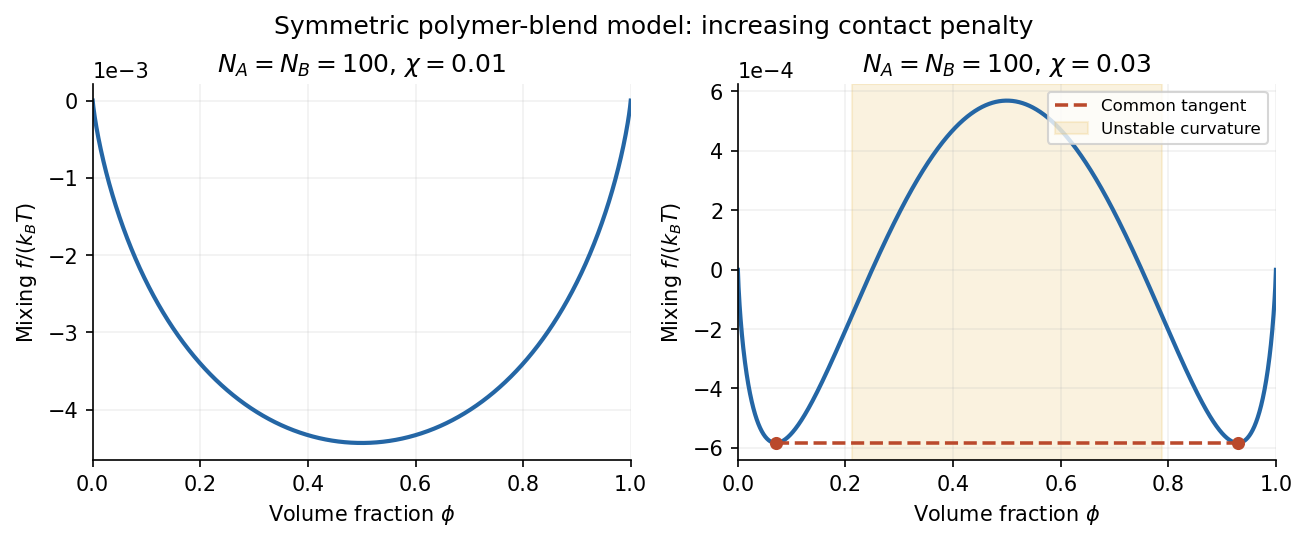

The Python source for this figure:
"""Original explanatory model; no exam image or experimental points copied.
Tested with Python 3.14, NumPy 2.3.5 and Matplotlib 3.10.7.
Writes its same-basename PNG to the current working directory.
"""
from pathlib import Path
import numpy as np
import matplotlib
matplotlib.use("Agg")
import matplotlib.pyplot as plt
plt.rcParams.update({"font.size": 10, "axes.spines.top": False, "axes.spines.right": False})

phi=np.linspace(1e-5,1-1e-5,1600)
N=100
f=lambda x,chi:(x*np.log(x)+(1-x)*np.log1p(-x))/N+chi*x*(1-x)
fig,axes=plt.subplots(1,2,figsize=(8.6,3.5),constrained_layout=True)
for ax,chi in zip(axes,[.01,.03]):
    ax.plot(phi,f(phi,chi),color="#2466a5",lw=2)
    ax.set(xlim=(0,1),xlabel=r"Volume fraction $\phi$",ylabel=r"Mixing $f/(k_BT)$",title=rf"$N_A=N_B=100$, $\chi={chi:.2f}$")
    ax.ticklabel_format(axis='y',style='sci',scilimits=(0,0))
    ax.grid(alpha=.18)
lo,hi=1e-8,.25
for _ in range(80):
    m=(lo+hi)/2
    d=np.log(m/(1-m))/N+.03*(1-2*m)
    if d>0:hi=m
    else:lo=m
b=(lo+hi)/2
sp=(1-np.sqrt(1-2/(N*.03)))/2
ax=axes[1]
ax.plot([b,1-b],[f(b,.03)]*2,"--",color="#ba492c",lw=1.7,label="Common tangent")
ax.scatter([b,1-b],[f(b,.03)]*2,color="#ba492c",s=28,zorder=4)
ax.axvspan(sp,1-sp,color="#e7b443",alpha=.17,label="Unstable curvature")
ax.legend(loc="upper right",fontsize=8)
fig.suptitle("Symmetric polymer-blend model: increasing contact penalty",fontsize=12)

fig.savefig(Path(__file__).stem + ".png", dpi=150, facecolor="white", bbox_inches="tight")
plt.close(fig)
